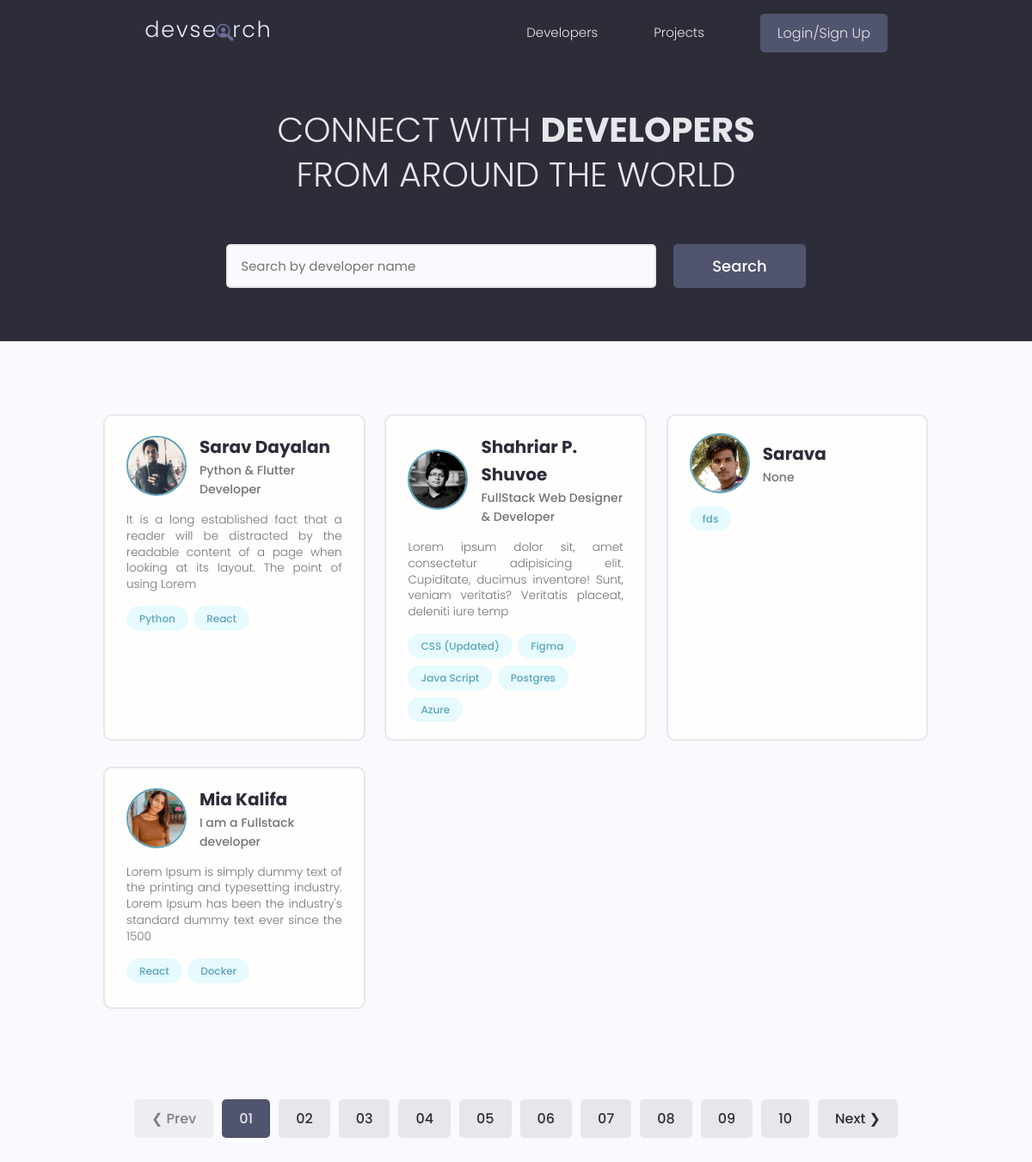
The page / on the database its author committed.
### users/models.py (models this page shows, shortened)
class Profile(models.Model):
    user = models.OneToOneField(User, on_delete=models.CASCADE, null=True, blank=True)
    name = models.CharField(max_length=200, blank=True, null=True)
    username = models.CharField(max_length=200, blank=True, null=True)
    email = models.EmailField(max_length=500, null=True, blank=True)
    short_intro = models.CharField(max_length=200, blank=True, null=True)
    bio = models.TextField(blank=True, null=True)
    profile_image = models.ImageField(
        blank=True,
        null=True,
        upload_to="profiles/",
        default="profiles/user-default.png",
    )
    location = models.CharField(max_length=200, blank=True, null=True)
    social_github = models.CharField(max_length=200, blank=True, null=True)
    social_twitter = models.CharField(max_length=200, blank=True, null=True)
    social_linkedin = models.CharField(max_length=200, blank=True, null=True)
    social_youtube = models.CharField(max_length=200, blank=True, null=True)
    social_website = models.CharField(max_length=200, blank=True, null=True)
    created = models.DateTimeField(auto_now_add=True)
    id = models.UUIDField(
        default=uuid.uuid4, unique=True, primary_key=True, editable=False
    )

class Skill(models.Model):
    owner = models.ForeignKey(Profile, on_delete=models.CASCADE, null=True, blank=True)
    name = models.CharField(max_length=200, blank=True, null=True)
    description = models.TextField(blank=True, null=True)
    created = models.DateTimeField(auto_now_add=True)
    id = models.UUIDField(
        default=uuid.uuid4, unique=True, primary_key=True, editable=False
    )
    def __str__(self):
        return str(self.name)

### users/views.py (the view)
# urls.py: path("", views.profiles, name="profiles"),
def profiles(request):
    search, profiles = search_projects(request)
    context = {"profiles": profiles, "search": search}
    return render(request, "users/profiles.html", context)

### users/utils.py (called while the page is built)
def search_projects(request):
    search = ""
    if request.GET.get("search"):
        search = request.GET.get("search")
    skills = Skill.objects.filter(name__icontains=search)
    profiles = Profile.objects.distinct().filter(
        Q(name__icontains=search)
        | Q(short_intro__icontains=search)
        | Q(skill__in=skills)
    )
    return search, profiles

### users/templates/users/profiles.html (shortened to what this page needs)
{% extends 'main.html' %}
{% block content %}
<main class="home">
    <section class="hero-section text-center">
        <div class="container container--narrow">
            <div class="hero-section__box">
                <h2>CONNECT WITH <span>DEVELOPERS</span></h2>
                <h2>FROM AROUND THE WORLD</h2>
            </div>
            <div class="hero-section__search">
                <form class="form" action="{% url 'profiles' %}" method="get">
                    <div class="form__field">
                        <input class="input input--text" id="formInput#search" type="text" name="search"
                            placeholder="Search by developer name" value="{{search}}" />
                    </div>
                    <input class="btn btn--sub btn--lg" type="submit" value="Search" />
                </form>
            </div>
        </div>
    </section>
    <section class="devlist">
        <div class="container">
            <div class="grid grid--three">
                {% for profile in profiles %}
                <div class="column card">
                    <div class="dev">
                        <a href="{% url 'user-profile' profile.id %}" class="card__body">
                            <div class="dev__profile">
                                <img class="avatar avatar--md" src="{{ profile.profile_image.url }}" alt="image" />
                                <div class="dev__meta">
                                    <h3>{{profile.name}}</h3>
                                    <h5>{{profile.short_intro}}</h5>
                                </div>
                            </div>
                            <p class="dev__info">
                                {{profile.bio|slice:"150"}}
                            </p>
                            <div class="dev__skills">
                                {% for skill in profile.skill_set.all|slice:"5" %}
                                <span class="tag tag--pill tag--main">
                                    <small>{{skill}}</small>
                                </span>
                                {% endfor %}
                            </div>
                        </a>
                    </div>
                </div>
                {% endfor %}
            </div>
        </div>
    </section>
    <div class="pagination">
        <ul class="container">
            <li><a href="#" class="btn btn--disabled">&#10094; Prev</a></li>
            <li><a href="#" class="btn btn--sub">01</a></li>
            <li><a href="#" class="btn">02</a></li>
            <li><a href="#" class="btn">03</a></li>
            <li><a href="#" class="btn">04</a></li>
            <li><a href="#" class="btn">05</a></li>
            <li><a href="#" class="btn">06</a></li>
            <li><a href="#" class="btn">07</a></li>
            <li><a href="#" class="btn">08</a></li>
            <li><a href="#" class="btn">09</a></li>
            <li><a href="#" class="btn">10</a></li>
            <li><a href="#" class="btn">Next &#10095;</a></li>
        </ul>
    </div>
</main>
{% endblock content %}

### static/styles/app.css (style rules this page uses)
:root { --color-sub: #2d2d39; }
.btn--sub { background-color: var(--color-sub-light); }
.card { border: 2px solid var(--color-light); }
img { width: 100%; }
.hero-section { height: 40vh; display: flex; align-items: center; background-color: var(--color-sub); }
.hero-section__box { margin-bottom: 4rem; }
.hero-section__box > h2, .hero-section__box > h2 > span { font-size: 4rem; color: var(--color-light); line-height: 1.3; text-transform: uppercase; }
.hero-section__box > h2 { font-weight: 300; }
.hero-section__box > h2 > span { font-weight: 700; }
.hero-section__search > .form { display: flex; align-items: center; justify-content: center; gap: 2rem; }
.hero-section__search > .form input.input--text { width: 50rem; }
.devlist { margin-top: 8rem; }
.devlist .grid { align-items: stretch; }
.devlist .dev .dev__profile { display: flex; align-items: center; gap: 1.5rem; }
.devlist .dev .dev__meta h3 { color: var(--color-sub); font-size: 2rem; font-weight: 700; }
.devlist .dev .dev__meta h5 { color: var(--color-text); font-size: 1.4rem; font-weight: 500; }
.devlist .dev .dev__info { margin: 1.5rem 0; font-size: 1.35rem; line-height: 1.4; text-align: justify; }
.pagination { margin-top: 8rem; margin-bottom: 10rem; }
.pagination > ul { flex-wrap: wrap; list-style: none; display: flex; align-items: center; justify-content: center; gap: 1rem; }
.pagination .btn { color: var(--color-sub); }
.pagination .btn.btn--sub { color: var(--color-light); }

### static/uikit/styles/modules/_variables.css (style rules this page uses)
:root { --color-main: #5aa5b9; --color-main-light: #e6faff; --color-sub: #3f4156; --color-sub-light: #51546e; --color-sub-lighter: #ededfd; --color-text: #737373; --color-gray: #8b8b8b; --color-light: #e5e7eb; --color-light-gray: #767676; --color-bg: #f8fafd; --color-white: #fffefd; --color-white-light: #f3f3f3; --color-success: #359e64; --color-success-bg: #def8e8; --color-error: #fc4b0b; --color-error-bg: #fff2ee; --font-base: 'Poppins', arial, helvetica, 'Segoe UI', roboto, ubuntu, sans-serif; --font-monospace: 'Fira Code', 'Courier New', courier, monospace; --font-regular: 300; --font-medium: 500; --font-bold: 700; --generic-shadow: 1px 1px 5px #00000010; --generic-transition: all 0.3s ease-in-out; }

### static/uikit/styles/modules/_base.css (style rules this page uses)
* { margin: 0; padding: 0; box-sizing: border-box; text-rendering: optimizeLegibility; color: inherit; font-size: inherit; }
html { font-size: 50%; }
@media only screen and (min-width: 480px) { html { font-size: 56.25%; } }
@media only screen and (min-width: 1200px) { html { font-size: 62.5%; } }
body { line-height: 1.6; font-weight: 400; font-size: 1.5rem; color: var(--color-text); background-color: var(--color-bg); min-height: 100vh; }

### static/uikit/styles/modules/_typography.css (style rules this page uses)
* { font-family: var(--font-base); }
h2 { font-size: 3.6rem; font-weight: var(--font-bold); }
h3 { font-size: 3.2rem; font-weight: var(--font-medium); }
h5 { font-size: 2.4rem; font-weight: var(--font-medium); }
h5, h6 { font-weight: var(--font-regular); }
p, span, strong { font-size: 1.6rem; color: var(--color-text); font-weight: var(--font-regular); }
a { padding-bottom: 2px; text-decoration: none; display: inline-block; color: var(--color-main); font-weight: var(--font-medium); }

### static/uikit/styles/modules/_utilities.css (style rules this page uses)
.container { width: 92%; max-width: 165rem; margin: 0 auto; box-sizing: border-box; }
.container--narrow { width: 92%; max-width: 120rem; }
@media screen and (min-width: 1000px) { .container { width: 90%; } }
@media screen and (min-width: 1000px) { .container--narrow { width: 85%; } }
@media screen and (min-width: 1200px) { .container { width: 80%; } }
@media screen and (min-width: 1200px) { .container--narrow { width: 72%; } }
.text-center { text-align: center; }

### static/uikit/styles/modules/_avatar.css (style rules this page uses)
.avatar { border-radius: 50%; border: 2px solid var(--color-main); object-fit: cover; }
.avatar--md { height: 7rem; width: 7rem; }

### static/uikit/styles/modules/_button.css (style rules this page uses)
.btn { display: inline-block; position: relative; cursor: pointer; background-color: var(--color-light); font-weight: var(--font-medium); color: var(--color-sub); text-decoration: none; padding: 1rem 2rem; border-radius: 0.5rem; border: none; width: -webkit-fit-content; width: -moz-fit-content; width: fit-content; height: -webkit-fit-content; height: -moz-fit-content; height: fit-content; font-size: 1.6rem; outline-width: 0; outline-color: transparent; -webkit-backface-visibility: hidden; backface-visibility: hidden; transition: all 0.3s ease-in-out; }
.btn:disabled, .btn--disabled { cursor: not-allowed; opacity: 0.6; }
.btn--sub { background-color: var(--color-sub); color: var(--color-white); }
.btn--lg { font-size: 1.8rem; padding: 1.2rem 4.5rem; }

### rows shown on the page
Profile: profile_image (picture), name "Sarav Dayalan", short_intro "Python & Flutter Developer", bio "It is a long established fact that a reader will be distracted by the readable content of a page when looking at its layout. The point of using Lorem"
Skill: name "Python"
Skill: name "React"
Profile: profile_image (picture), name "Shahriar P. Shuvoe", short_intro "FullStack Web Designer & Developer", bio "Lorem ipsum dolor sit, amet consectetur adipisicing elit. Cupiditate, ducimus inventore! Sunt, veniam veritatis? Veritatis placeat, deleniti iure temp"
Skill: name "CSS (Updated)"
Skill: name "Figma"
Skill: name "Java Script"
Skill: name "Postgres"
Skill: name "Azure"
Profile: profile_image (picture), name "Sarava", short_intro "None"
Skill: name "fds"
Profile: profile_image (picture), name "Mia Kalifa", short_intro "I am a Fullstack developer", bio "Lorem Ipsum is simply dummy text of the printing and typesetting industry. Lorem Ipsum has been the industry's standard dummy text ever since the 1500"
Skill: name "React"
Skill: name "Docker"
